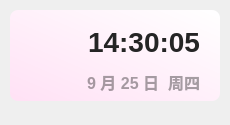
<?xml version="1.0" encoding="UTF-8"?>
<ui version="4.0">
 <class>Theme</class>
 <widget class="QWidget" name="Form">
  <property name="geometry">
   <rect>
    <x>0</x>
    <y>0</y>
    <width>230</width>
    <height>125</height>
   </rect>
  </property>
  <property name="minimumSize">
   <size>
    <width>0</width>
    <height>0</height>
   </size>
  </property>
  <property name="maximumSize">
   <size>
    <width>16777215</width>
    <height>65536</height>
   </size>
  </property>
  <property name="windowTitle">
   <string>时间</string>
  </property>
  <widget class="QLabel" name="date_text">
   <property name="geometry">
    <rect>
     <x>30</x>
     <y>70</y>
     <width>170</width>
     <height>24</height>
    </rect>
   </property>
   <property name="font">
    <font>
     <family>Microsoft YaHei UI</family>
     <pointsize>12</pointsize>
     <weight>75</weight>
     <bold>true</bold>
    </font>
   </property>
   <property name="styleSheet">
    <string notr="true">color: rgba(0, 0, 0, 90);
font-weight: bold;</string>
   </property>
   <property name="text">
    <string>9 月 25 日  周四</string>
   </property>
   <property name="textFormat">
    <enum>Qt::PlainText</enum>
   </property>
   <property name="alignment">
    <set>Qt::AlignRight|Qt::AlignTrailing|Qt::AlignVCenter</set>
   </property>
  </widget>
  <widget class="QLabel" name="time_text">
   <property name="geometry">
    <rect>
     <x>30</x>
     <y>18</y>
     <width>170</width>
     <height>48</height>
    </rect>
   </property>
   <property name="font">
    <font>
     <family>Microsoft YaHei UI</family>
     <pointsize>21</pointsize>
     <weight>75</weight>
     <bold>true</bold>
    </font>
   </property>
   <property name="styleSheet">
    <string notr="true">border: none;
color: rgba(37, 37, 37, 255);
font-weight: bold</string>
   </property>
   <property name="text">
    <string>14:30:05</string>
   </property>
   <property name="textFormat">
    <enum>Qt::PlainText</enum>
   </property>
   <property name="alignment">
    <set>Qt::AlignRight|Qt::AlignTrailing|Qt::AlignVCenter</set>
   </property>
  </widget>
  <widget class="QLabel" name="backgnd">
   <property name="geometry">
    <rect>
     <x>10</x>
     <y>10</y>
     <width>210</width>
     <height>91</height>
    </rect>
   </property>
   <property name="styleSheet">
    <string notr="true">background-color: qlineargradient(spread:pad, x1:0, y1:1, x2:1, y2:0, stop:0 rgba(255, 225, 245, 255), stop:1 rgba(255, 255, 255, 255));
border-radius: 8px</string>
   </property>
   <property name="text">
    <string/>
   </property>
  </widget>
  <widget class="QLabel" name="img">
   <property name="geometry">
    <rect>
     <x>10</x>
     <y>10</y>
     <width>91</width>
     <height>91</height>
    </rect>
   </property>
   <property name="styleSheet">
    <string notr="true"/>
   </property>
   <property name="pixmap">
    <pixmap>img/1.png</pixmap>
   </property>
   <property name="scaledContents">
    <bool>true</bool>
   </property>
  </widget>
  <zorder>backgnd</zorder>
  <zorder>img</zorder>
  <zorder>date_text</zorder>
  <zorder>time_text</zorder>
 </widget>
 <resources/>
 <connections/>
</ui>
